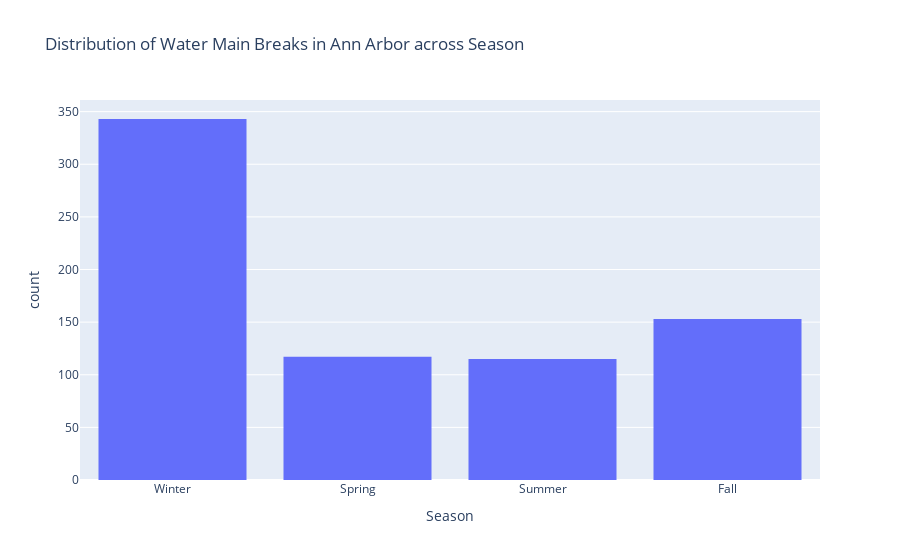

Notebook code for this chart:
### Markdown cell above
### Visualizing the Data

### Code cell
# Visualize the frequency of watermain breaks across season

frequency_across_seasons = px.histogram(data_by_season, x="Season",
                                       title="Distribution of Water Main Breaks in Ann Arbor across Season")
frequency_across_seasons.show()

### Figure 1 — Plotly figure (JSON) as saved in the notebook; plotly's stock layout.template omitted (floating-point values rounded to 4 significant figures; data arrays with more than 128 entries replaced by an {"elided": "..."} marker saying what was removed)
{"data": [{"alignmentgroup": "True", "bingroup": "x", "hovertemplate": "Season=%{x}<br>count=%{y}<extra></extra>", "legendgroup": "", "marker": {"color": "#636efa", "pattern": {"shape": ""}}, "name": "", "offsetgroup": "", "orientation": "v", "showlegend": false, "type": "histogram", "x": {"elided": "728 str values"}, "xaxis": "x", "yaxis": "y"}], "layout": {"autosize": true, "barmode": "relative", "legend": {"tracegroupgap": 0}, "title": {"text": "Distribution of Water Main Breaks in Ann Arbor across Season"}, "xaxis": {"anchor": "y", "autorange": true, "domain": [0, 1], "range": [-0.5, 3.5], "title": {"text": "Season"}, "type": "category"}, "yaxis": {"anchor": "x", "autorange": true, "domain": [0, 1], "range": [0, 361.1], "title": {"text": "count"}}}}
